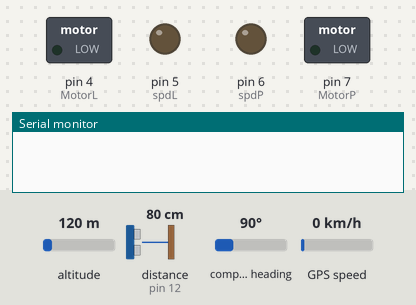
This sketch was run on a simulated Arduino Uno, built with avr-gcc and run on an emulated ATmega328P. On the bench: switched loads named in the sketch (green lamp = pin HIGH), output pins drawn as LEDs (lit = HIGH), the last lines printed to the serial monitor. Wiring (inferred from the names in the program): ultrasonic range finder: trigger pin 13; echo pin 12. The test bench sets the inputs (shaded band); at power-on: altitude 120 m, distance to the obstacle (sensor on pin 12) 80 cm, compass heading 90°, GPS speed 0 km/h. The echo pulse lasts 58.3 µs per cm; WiFi joins after 1.5 s; servers stay silent unless stated; the GPS gets a fix after 3 s at 37.7749, -122.4194 with 8 satellites; pins used as bus, display or sensor lines are not drawn.

Above: at 1.9 s.
At 3.9 s:
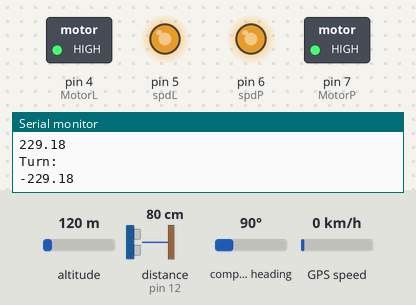
Timing chart, 0 to 5.4 s (numbered marks = the images above):
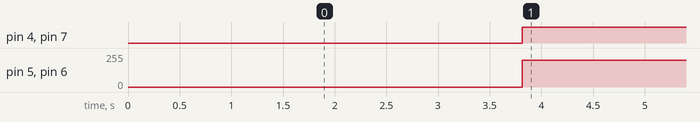

Measured:
- by itself, pin 4 (MotorL), pin 7 (MotorP): LOW → HIGH at 3.8 s
- by itself, pin 5 (spdL), pin 6 (spdP): 0/255 → 200/255 at 3.8 s

The sketch:

robot_inz.ino
```cpp
#include <Arduino.h>
#define BLYNK_USE_DIRECT_CONNECT
#include <BlynkSimpleSerialBLE.h>
#include <SoftwareSerial.h>
#include <TinyGPS++.h>
#include <Wire.h>

#include <MechaQMC5883.h>

MechaQMC5883 compass;

SoftwareSerial GPS_Robo(10, 11 ); // RX, TX
SoftwareSerial SerialBLE(2, 3); // RX, TX
TinyGPSPlus gps2;
char auth[] = "ok3q9uiJKllXv9dtOR7XyewQq0EL-_H6";
WidgetTerminal terminal(V2); // przypisanie terminala do V2

#define trig 13
#define echo 12

// ---------------------------------------- Motors
int MotorP = 7;
int MotorL = 4;
int spdP = 6;
int spdL = 5;
#define MotorP_OFFSET 0
#define MotorL_OFFSET 15


struct Location //-------------------------Structure
{
  double lat;
  double lon;  /* data */
}Robo,Phone;


BLYNK_WRITE(V0) //----------------------- Phone GPS
{
  GpsParam gps(param);
  /*
  Serial.println("Data from Phone GPS :");
  Serial.println(gps.getLat(), 5);
  Serial.println(gps.getLon(), 5);
  Serial.println();
 */

  Phone.lat = gps.getLat();
  Phone.lon = gps.getLon();
}

bool feed() {
  while (GPS_Robo.available() > 0) {
    if (gps2.encode(GPS_Robo.read()))
      return true;
  }
  return false;
}

BLYNK_WRITE(V1) // ----------------------Button
{
}

Location GPS_R()  //------------------- Robo GPS
{
 bool newData = false;
 unsigned long start = millis();
   while (millis () -  start < 1000)
  {
  if (feed())
    newData = true;
  }
    if (newData)
    {
      gps2.location.isUpdated();
        if(gps2.location.lat() != 0.0 && gps2.location.lng())
      {
         /*
        Serial.println("Data from Robo GPS :");
        Serial.println(gps2.location.lat(),5);
        Serial.println(gps2.location.lng(),5);
        Serial.println();
        */

        Robo.lat = gps2.location.lat();
        Robo.lon = gps2.location.lng();
        return Robo;
      }
    }

}


void listen_data() // ------------------ Switch ports
{
  GPS_Robo.listen(); // Robo
  delay (500);
   if (GPS_Robo.available())
    {
      if (GPS_R != NULL)
      {
      GPS_R();
      }
    }
  SerialBLE.listen(); // Phone
  delay(500);
    if (SerialBLE.available() )
    {
      BLYNK_WRITE(V0);
    }
}
#ifndef DEGTORAD
#define DEGTORAD 0.0174532925199432957f
#define RADTODEG 57.295779513082320876f
#endif

float distance(struct Location &Robo, struct Location &Phone) // ------- Calculate Distance
{
  const float R = 6371000; // km
  float p1 = Robo.lat * 0.0174532925199432957;
  float p2 = Phone.lat * 0.0174532925199432957;
  float dp = (Phone.lat - Robo.lat) * 0.0174532925199432957;
  float dl = (Phone.lon - Robo.lon) * 0.0174532925199432957;

  float x = sin(dp/2) * sin(dp/2) +
            cos(p1) * cos(p2) *
            sin(dl/2) * sin(dl/2);

  float y = 2 * (atan2(sqrt(x), sqrt(1-x)));
  float z =R*y;

    if(z < 70)
    {
      //Serial.println("Distance:");
      //Blynk.virtualWrite(V2,z);
      //Serial.println(R*y);
    return (z);
    }
      else if (z > 70 )
      {
      Serial.println("Waiting for GPS data ...");
      Blynk.virtualWrite(V2,("Waiting for GPS data ..."));
      }
}

float bearing(struct Location &Robo, struct Location &Phone) // -------- Calculate Bearing
{
  float y = sin(Phone.lon-Robo.lon) * cos(Phone.lat);
  float x = cos(Robo.lat)*sin(Phone.lat) - sin(Robo.lat)*cos(Phone.lat)*cos(Phone.lon-Robo.lon);
  float b =  atan2(y, x) * RADTODEG;

  //Serial.println("Bearing : ");
  //Serial.println(b);
  return b;
}


float heading()
{

const float fullCircle = 360.0;
const float halfCircle = fullCircle / 2.0;
const float rad2deg = 180.0 / PI;
const float magdec = 3.0833; // Plano, TX

int xRoll, yPitch, zYaw, heading;
  compass.read(&xRoll, &yPitch, &zYaw);

  heading = atan2((double)yPitch, (double)xRoll);
  heading += magdec;

  if (heading > fullCircle)
  {
    heading -= fullCircle;
  }
  if (heading < 0.0)
  {
    heading += fullCircle;
  }
  float headingDeg = heading * rad2deg;

  return headingDeg;
  //Serial.print("Heading=");
  //Serial.println(headingDeg);
}
void motors() // ----------------------------Drive functions
{
   digitalWrite(MotorP, HIGH);
   digitalWrite(MotorL, HIGH);
   analogWrite (spdP, 200);
   analogWrite (spdL, 200);
   delay (200);
}

void stop_motors()
{
   digitalWrite(MotorP, LOW);
   digitalWrite(MotorL, LOW);
}
void turn()
{
   digitalWrite(MotorP, HIGH);
   analogWrite (spdP, 200);
   delay (100);
}

void turn_for_ultra()
{
   digitalWrite(MotorP, HIGH);
   analogWrite (spdP, 200);
   delay (200);
   digitalWrite(MotorP, LOW);
}

float ultrasonar()
{
  float timee;
  digitalWrite(trig,HIGH);
  delayMicroseconds(10);
  digitalWrite(trig,LOW);

  timee = pulseIn(echo,HIGH);
  if(timee >= 23200)
  {
  Serial.println("error");
  return 0;
  }
  else if (timee <= 23200){
  float ti =(timee/58.00);
  return ti;
  delay(50);
  }
}
void fallow() // ------------------------ Fallow GPS
{
  float d = distance(Robo,Phone);
  float b = bearing(Robo,Phone);
  float h = heading();
  float t = b - h;
  float s = ultrasonar();

  Serial.println ("Distance:");
  Serial.println(d);
  Serial.println ("bearing:");
  Serial.println(b);
  Serial.println ("Heading:");
  Serial.println(h);
  Serial.println ("Turn:");
  Serial.println(t);

if (distance > 3 && ultrasonar >10)
{
  motors();
}
else if (distance < 3 && ultrasonar < 10)
{
  stop_motors();
}
if (t > 10 && t < -10)
  {
  turn();
  }
  else if (t < 10 && t > -10)
  {
    stop_motors();
  }
}

void setup()// -----------------------------Setup
{
  // Debug console
  Serial.begin(9600);
  GPS_Robo.begin(9600); // GPS
  SerialBLE.begin(9600); // BLUETOOTH
  Blynk.begin(SerialBLE, auth); // Connection BT
  terminal.clear();


  pinMode (MotorP,OUTPUT);
  pinMode (MotorL,OUTPUT);
  pinMode (spdP,OUTPUT);
  pinMode (spdL,OUTPUT);

  pinMode(trig,OUTPUT);
  pinMode(echo,INPUT);

  Wire.begin();
  compass.init();
       Robo.lat = 0.0; //------------------- Set beginning value
       Robo.lon = 0.0;
}
void loop()
{
  Blynk.run();
  listen_data();

/*
  Serial.println("dane globalne Phone");
  Serial.println(Phone.lat,15);
  Serial.println(Phone.lon,15);
         // Blynk.virtualWrite(V2,Phone.lat);
         // Blynk.virtualWrite(V2,Phone.lon);

  Serial.println("dane globalne Robo");
  Serial.println(Robo.lat,15);
  Serial.println(Robo.lon,15);
       // Blynk.virtualWrite(V2,Robo.lat);
       // Blynk.virtualWrite(V2,Robo.lon);
 */
    distance(Robo,Phone);
    Serial.println("");
    heading();
    bearing(Robo,Phone);
    fallow();
}
```
